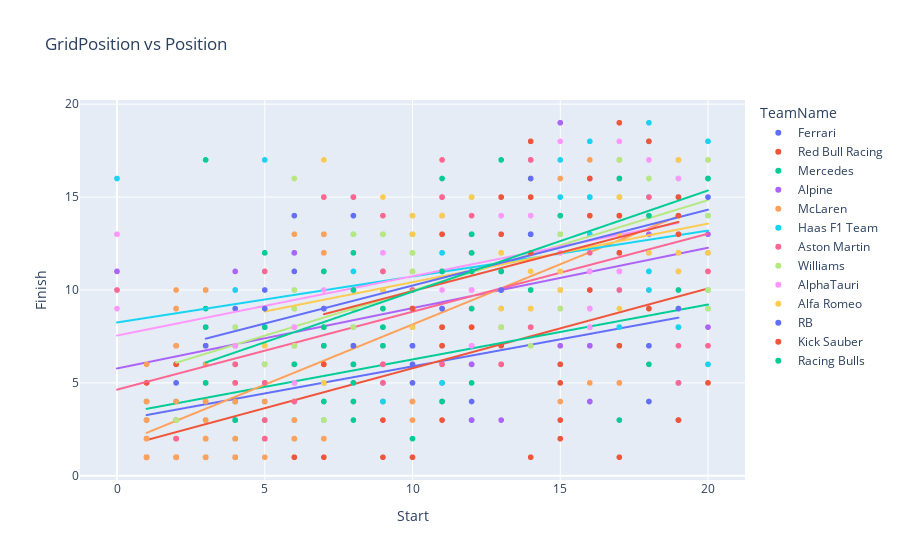

Here is the notebook cell this chart was saved with:
### Code cell
# Scatter plot of GridPosition vs Position with trendline
fig = px.scatter(df_finished, x = "GridPosition", y = "Position", color = "TeamName", 
                 title = "GridPosition vs Position", labels = {"GridPosition": "Start",
                "Position": "Finish"}, trendline="ols")
fig.show()

### Figure 1 — Plotly figure (JSON) as saved in the notebook; plotly's stock layout.template omitted (floating-point values rounded to 4 significant figures; data arrays with more than 128 entries replaced by an {"elided": "..."} marker saying what was removed)
{"data": [{"hovertemplate": "TeamName=Ferrari<br>Start=%{x}<br>Finish=%{y}<extra></extra>", "legendgroup": "Ferrari", "marker": {"color": "#636efa", "symbol": "circle"}, "mode": "markers", "name": "Ferrari", "showlegend": true, "type": "scattergl", "x": {"elided": "157 float values"}, "xaxis": "x", "y": {"elided": "157 float values"}, "yaxis": "y"}, {"hovertemplate": "<b>OLS trendline</b><br>Position = 0.291203 * GridPosition + 2.97788<br>R<sup>2</sup>=0.268431<br><br>TeamName=Ferrari<br>Start=%{x}<br>Finish=%{y} <b>(trend)</b><extra></extra>", "legendgroup": "Ferrari", "marker": {"color": "#636efa", "symbol": "circle"}, "mode": "lines", "name": "Ferrari", "showlegend": false, "type": "scattergl", "x": {"elided": "157 float values"}, "xaxis": "x", "y": {"elided": "157 float values"}, "yaxis": "y"}, {"hovertemplate": "TeamName=Red Bull Racing<br>Start=%{x}<br>Finish=%{y}<extra></extra>", "legendgroup": "Red Bull Racing", "marker": {"color": "#EF553B", "symbol": "circle"}, "mode": "markers", "name": "Red Bull Racing", "showlegend": true, "type": "scattergl", "x": {"elided": "160 float values"}, "xaxis": "x", "y": {"elided": "160 float values"}, "yaxis": "y"}, {"hovertemplate": "<b>OLS trendline</b><br>Position = 0.429448 * GridPosition + 1.49329<br>R<sup>2</sup>=0.422383<br><br>TeamName=Red Bull Racing<br>Start=%{x}<br>Finish=%{y} <b>(trend)</b><extra></extra>", "legendgroup": "Red Bull Racing", "marker": {"color": "#EF553B", "symbol": "circle"}, "mode": "lines", "name": "Red Bull Racing", "showlegend": false, "type": "scattergl", "x": {"elided": "160 float values"}, "xaxis": "x", "y": {"elided": "160 float values"}, "yaxis": "y"}, {"hovertemplate": "TeamName=Mercedes<br>Start=%{x}<br>Finish=%{y}<extra></extra>", "legendgroup": "Mercedes", "marker": {"color": "#00cc96", "symbol": "circle"}, "mode": "markers", "name": "Mercedes", "showlegend": true, "type": "scattergl", "x": {"elided": "162 float values"}, "xaxis": "x", "y": {"elided": "162 float values"}, "yaxis": "y"}, {"hovertemplate": "<b>OLS trendline</b><br>Position = 0.295515 * GridPosition + 3.30812<br>R<sup>2</sup>=0.178321<br><br>TeamName=Mercedes<br>Start=%{x}<br>Finish=%{y} <b>(trend)</b><extra></extra>", "legendgroup": "Mercedes", "marker": {"color": "#00cc96", "symbol": "circle"}, "mode": "lines", "name": "Mercedes", "showlegend": false, "type": "scattergl", "x": {"elided": "162 float values"}, "xaxis": "x", "y": {"elided": "162 float values"}, "yaxis": "y"}, {"hovertemplate": "TeamName=Alpine<br>Start=%{x}<br>Finish=%{y}<extra></extra>", "legendgroup": "Alpine", "marker": {"color": "#ab63fa", "symbol": "circle"}, "mode": "markers", "name": "Alpine", "showlegend": true, "type": "scattergl", "x": [7.0, 11.0, 8.0, 5.0, 8.0, 20.0, 11.0, 12.0, 7.0, 10.0, 10.0, 13.0, 7.0, 2.0, 7.0, 6.0, 7.0, 10.0, 3.0, 16.0, 13.0, 12.0, 14.0, 5.0, 7.0, 14.0, 0.0, 17.0, 16.0, 8.0, 20.0, 6.0, 9.0, 17.0, 19.0, 5.0, 8.0, 3.0, 7.0, 6.0, 10.0, 6.0, 15.0, 9.0, 14.0, 12.0, 12.0, 16.0, 17.0, 12.0, 14.0, 12.0, 8.0, 7.0, 7.0, 15.0, 11.0, 15.0, 16.0, 4.0, 12.0, 10.0, 13.0, 15.0, 13.0, 12.0, 15.0, 18.0, 7.0, 8.0, 13.0, 10.0, 9.0, 12.0, 18.0, 6.0, 4.0, 13.0, 11.0, 5.0, 9.0, 18.0, 11.0, 19.0, 4.0, 11.0, 20.0, 10.0, 16.0, 8.0, 18.0, 8.0, 13.0, 15.0, 16.0, 14.0, 9.0, 16.0, 10.0], "xaxis": "x", "y": [5.0, 7.0, 9.0, 6.0, 7.0, 8.0, 11.0, 7.0, 7.0, 12.0, 7.0, 10.0, 6.0, 9.0, 5.0, 5.0, 6.0, 8.0, 5.0, 7.0, 6.0, 9.0, 11.0, 4.0, 7.0, 7.0, 11.0, 5.0, 8.0, 7.0, 9.0, 8.0, 9.0, 14.0, 15.0, 8.0, 9.0, 3.0, 7.0, 8.0, 10.0, 8.0, 12.0, 10.0, 8.0, 11.0, 3.0, 10.0, 15.0, 6.0, 9.0, 10.0, 7.0, 12.0, 6.0, 10.0, 11.0, 7.0, 4.0, 11.0, 12.0, 13.0, 11.0, 13.0, 10.0, 12.0, 9.0, 10.0, 9.0, 10.0, 10.0, 12.0, 9.0, 13.0, 12.0, 12.0, 2.0, 3.0, 5.0, 7.0, 11.0, 13.0, 13.0, 15.0, 7.0, 14.0, 13.0, 13.0, 16.0, 8.0, 15.0, 6.0, 10.0, 19.0, 11.0, 17.0, 10.0, 15.0, 13.0], "yaxis": "y"}, {"hovertemplate": "<b>OLS trendline</b><br>Position = 0.324828 * GridPosition + 5.77689<br>R<sup>2</sup>=0.193286<br><br>TeamName=Alpine<br>Start=%{x}<br>Finish=%{y} <b>(trend)</b><extra></extra>", "legendgroup": "Alpine", "marker": {"color": "#ab63fa", "symbol": "circle"}, "mode": "lines", "name": "Alpine", "showlegend": false, "type": "scattergl", "x": [0.0, 2.0, 3.0, 3.0, 4.0, 4.0, 4.0, 5.0, 5.0, 5.0, 5.0, 6.0, 6.0, 6.0, 6.0, 6.0, 7.0, 7.0, 7.0, 7.0, 7.0, 7.0, 7.0, 7.0, 7.0, 7.0, 8.0, 8.0, 8.0, 8.0, 8.0, 8.0, 8.0, 8.0, 9.0, 9.0, 9.0, 9.0, 9.0, 10.0, 10.0, 10.0, 10.0, 10.0, 10.0, 10.0, 10.0, 11.0, 11.0, 11.0, 11.0, 11.0, 11.0, 12.0, 12.0, 12.0, 12.0, 12.0, 12.0, 12.0, 12.0, 12.0, 13.0, 13.0, 13.0, 13.0, 13.0, 13.0, 13.0, 14.0, 14.0, 14.0, 14.0, 14.0, 15.0, 15.0, 15.0, 15.0, 15.0, 15.0, 16.0, 16.0, 16.0, 16.0, 16.0, 16.0, 16.0, 17.0, 17.0, 17.0, 18.0, 18.0, 18.0, 18.0, 19.0, 19.0, 20.0, 20.0, 20.0], "xaxis": "x", "y": [5.777, 6.427, 6.751, 6.751, 7.076, 7.076, 7.076, 7.401, 7.401, 7.401, 7.401, 7.726, 7.726, 7.726, 7.726, 7.726, 8.051, 8.051, 8.051, 8.051, 8.051, 8.051, 8.051, 8.051, 8.051, 8.051, 8.376, 8.376, 8.376, 8.376, 8.376, 8.376, 8.376, 8.376, 8.7, 8.7, 8.7, 8.7, 8.7, 9.025, 9.025, 9.025, 9.025, 9.025, 9.025, 9.025, 9.025, 9.35, 9.35, 9.35, 9.35, 9.35, 9.35, 9.675, 9.675, 9.675, 9.675, 9.675, 9.675, 9.675, 9.675, 9.675, 10.0, 10.0, 10.0, 10.0, 10.0, 10.0, 10.0, 10.32, 10.32, 10.32, 10.32, 10.32, 10.65, 10.65, 10.65, 10.65, 10.65, 10.65, 10.97, 10.97, 10.97, 10.97, 10.97, 10.97, 10.97, 11.3, 11.3, 11.3, 11.62, 11.62, 11.62, 11.62, 11.95, 11.95, 12.27, 12.27, 12.27], "yaxis": "y"}, {"hovertemplate": "TeamName=McLaren<br>Start=%{x}<br>Finish=%{y}<extra></extra>", "legendgroup": "McLaren", "marker": {"color": "#FFA15A", "symbol": "circle"}, "mode": "markers", "name": "McLaren", "showlegend": true, "type": "scattergl", "x": {"elided": "156 float values"}, "xaxis": "x", "y": {"elided": "156 float values"}, "yaxis": "y"}, {"hovertemplate": "<b>OLS trendline</b><br>Position = 0.648143 * GridPosition + 1.6629<br>R<sup>2</sup>=0.538255<br><br>TeamName=McLaren<br>Start=%{x}<br>Finish=%{y} <b>(trend)</b><extra></extra>", "legendgroup": "McLaren", "marker": {"color": "#FFA15A", "symbol": "circle"}, "mode": "lines", "name": "McLaren", "showlegend": false, "type": "scattergl", "x": {"elided": "156 float values"}, "xaxis": "x", "y": {"elided": "156 float values"}, "yaxis": "y"}, {"hovertemplate": "TeamName=Haas F1 Team<br>Start=%{x}<br>Finish=%{y}<extra></extra>", "legendgroup": "Haas F1 Team", "marker": {"color": "#19d3f3", "symbol": "circle"}, "mode": "markers", "name": "Haas F1 Team", "showlegend": true, "type": "scattergl", "x": [19.0, 17.0, 7.0, 12.0, 10.0, 8.0, 15.0, 5.0, 19.0, 17.0, 17.0, 8.0, 18.0, 17.0, 9.0, 18.0, 15.0, 13.0, 16.0, 12.0, 13.0, 10.0, 10.0, 16.0, 4.0, 12.0, 11.0, 16.0, 20.0, 14.0, 0.0, 6.0, 9.0, 18.0, 12.0, 8.0, 8.0, 15.0, 13.0, 16.0, 9.0, 17.0, 9.0, 18.0, 17.0, 14.0, 13.0, 9.0, 12.0, 6.0, 17.0, 17.0, 16.0, 13.0, 10.0, 12.0, 11.0, 8.0, 7.0, 15.0, 9.0, 12.0, 10.0, 7.0, 19.0, 20.0, 11.0, 17.0, 10.0, 18.0, 14.0, 20.0, 15.0, 19.0, 9.0, 19.0, 16.0, 14.0, 18.0, 14.0, 12.0, 11.0, 20.0, 18.0, 11.0, 15.0, 20.0, 9.0, 8.0, 17.0, 9.0, 11.0, 8.0, 20.0, 13.0, 14.0, 8.0, 11.0], "xaxis": "x", "y": [8.0, 10.0, 5.0, 11.0, 9.0, 9.0, 15.0, 17.0, 8.0, 10.0, 15.0, 13.0, 15.0, 12.0, 12.0, 14.0, 17.0, 9.0, 15.0, 13.0, 10.0, 12.0, 7.0, 13.0, 10.0, 15.0, 13.0, 15.0, 18.0, 12.0, 16.0, 10.0, 13.0, 11.0, 13.0, 13.0, 15.0, 10.0, 12.0, 9.0, 10.0, 16.0, 11.0, 19.0, 11.0, 12.0, 11.0, 6.0, 8.0, 6.0, 12.0, 14.0, 18.0, 10.0, 10.0, 11.0, 8.0, 11.0, 7.0, 12.0, 8.0, 12.0, 9.0, 8.0, 13.0, 14.0, 5.0, 8.0, 10.0, 18.0, 8.0, 10.0, 13.0, 14.0, 12.0, 17.0, 16.0, 17.0, 11.0, 13.0, 11.0, 15.0, 6.0, 10.0, 12.0, 12.0, 14.0, 9.0, 9.0, 15.0, 4.0, 9.0, 6.0, 12.0, 9.0, 10.0, 7.0, 12.0], "yaxis": "y"}, {"hovertemplate": "<b>OLS trendline</b><br>Position = 0.247247 * GridPosition + 8.25277<br>R<sup>2</sup>=0.108503<br><br>TeamName=Haas F1 Team<br>Start=%{x}<br>Finish=%{y} <b>(trend)</b><extra></extra>", "legendgroup": "Haas F1 Team", "marker": {"color": "#19d3f3", "symbol": "circle"}, "mode": "lines", "name": "Haas F1 Team", "showlegend": false, "type": "scattergl", "x": [0.0, 4.0, 5.0, 6.0, 6.0, 7.0, 7.0, 7.0, 8.0, 8.0, 8.0, 8.0, 8.0, 8.0, 8.0, 8.0, 9.0, 9.0, 9.0, 9.0, 9.0, 9.0, 9.0, 9.0, 9.0, 10.0, 10.0, 10.0, 10.0, 10.0, 10.0, 11.0, 11.0, 11.0, 11.0, 11.0, 11.0, 11.0, 12.0, 12.0, 12.0, 12.0, 12.0, 12.0, 12.0, 12.0, 13.0, 13.0, 13.0, 13.0, 13.0, 13.0, 14.0, 14.0, 14.0, 14.0, 14.0, 14.0, 15.0, 15.0, 15.0, 15.0, 15.0, 15.0, 16.0, 16.0, 16.0, 16.0, 16.0, 16.0, 17.0, 17.0, 17.0, 17.0, 17.0, 17.0, 17.0, 17.0, 17.0, 17.0, 18.0, 18.0, 18.0, 18.0, 18.0, 18.0, 18.0, 19.0, 19.0, 19.0, 19.0, 19.0, 20.0, 20.0, 20.0, 20.0, 20.0, 20.0], "xaxis": "x", "y": [8.253, 9.242, 9.489, 9.736, 9.736, 9.983, 9.983, 9.983, 10.23, 10.23, 10.23, 10.23, 10.23, 10.23, 10.23, 10.23, 10.48, 10.48, 10.48, 10.48, 10.48, 10.48, 10.48, 10.48, 10.48, 10.73, 10.73, 10.73, 10.73, 10.73, 10.73, 10.97, 10.97, 10.97, 10.97, 10.97, 10.97, 10.97, 11.22, 11.22, 11.22, 11.22, 11.22, 11.22, 11.22, 11.22, 11.47, 11.47, 11.47, 11.47, 11.47, 11.47, 11.71, 11.71, 11.71, 11.71, 11.71, 11.71, 11.96, 11.96, 11.96, 11.96, 11.96, 11.96, 12.21, 12.21, 12.21, 12.21, 12.21, 12.21, 12.46, 12.46, 12.46, 12.46, 12.46, 12.46, 12.46, 12.46, 12.46, 12.46, 12.7, 12.7, 12.7, 12.7, 12.7, 12.7, 12.7, 12.95, 12.95, 12.95, 12.95, 12.95, 13.2, 13.2, 13.2, 13.2, 13.2, 13.2], "yaxis": "y"}, {"hovertemplate": "TeamName=Aston Martin<br>Start=%{x}<br>Finish=%{y}<extra></extra>", "legendgroup": "Aston Martin", "marker": {"color": "#FF6692", "symbol": "circle"}, "mode": "markers", "name": "Aston Martin", "showlegend": true, "type": "scattergl", "x": [18.0, 20.0, 19.0, 17.0, 17.0, 19.0, 13.0, 0.0, 9.0, 18.0, 9.0, 17.0, 16.0, 18.0, 20.0, 15.0, 12.0, 10.0, 9.0, 10.0, 19.0, 11.0, 13.0, 9.0, 19.0, 10.0, 15.0, 9.0, 14.0, 9.0, 5.0, 8.0, 2.0, 4.0, 6.0, 6.0, 9.0, 2.0, 18.0, 2.0, 5.0, 8.0, 2.0, 16.0, 7.0, 6.0, 9.0, 12.0, 8.0, 9.0, 10.0, 5.0, 11.0, 10.0, 20.0, 7.0, 10.0, 4.0, 16.0, 20.0, 4.0, 3.0, 19.0, 9.0, 7.0, 13.0, 6.0, 12.0, 4.0, 9.0, 10.0, 5.0, 3.0, 11.0, 15.0, 11.0, 13.0, 6.0, 9.0, 8.0, 10.0, 8.0, 7.0, 8.0, 15.0, 11.0, 7.0, 9.0, 16.0, 18.0, 8.0, 8.0, 13.0, 14.0, 12.0, 13.0, 19.0, 13.0, 5.0, 8.0, 10.0, 6.0, 17.0, 7.0, 16.0, 20.0, 5.0, 6.0, 19.0, 10.0, 11.0, 14.0, 10.0, 10.0, 19.0, 11.0, 14.0, 7.0, 8.0, 6.0, 15.0], "xaxis": "x", "y": [9.0, 11.0, 12.0, 17.0, 12.0, 12.0, 8.0, 10.0, 10.0, 14.0, 6.0, 10.0, 12.0, 9.0, 11.0, 10.0, 11.0, 8.0, 11.0, 10.0, 14.0, 6.0, 8.0, 6.0, 12.0, 8.0, 10.0, 11.0, 8.0, 10.0, 3.0, 6.0, 3.0, 3.0, 4.0, 4.0, 7.0, 3.0, 12.0, 2.0, 6.0, 7.0, 2.0, 9.0, 5.0, 9.0, 7.0, 14.0, 9.0, 5.0, 9.0, 2.0, 11.0, 9.0, 16.0, 15.0, 8.0, 6.0, 11.0, 7.0, 3.0, 5.0, 5.0, 9.0, 7.0, 10.0, 9.0, 10.0, 5.0, 6.0, 8.0, 6.0, 7.0, 15.0, 9.0, 17.0, 9.0, 6.0, 7.0, 7.0, 8.0, 10.0, 11.0, 8.0, 11.0, 11.0, 6.0, 14.0, 11.0, 15.0, 7.0, 9.0, 6.0, 9.0, 11.0, 15.0, 17.0, 11.0, 11.0, 15.0, 9.0, 7.0, 7.0, 9.0, 14.0, 17.0, 5.0, 7.0, 7.0, 8.0, 15.0, 17.0, 7.0, 10.0, 12.0, 14.0, 16.0, 11.0, 7.0, 6.0, 10.0], "yaxis": "y"}, {"hovertemplate": "<b>OLS trendline</b><br>Position = 0.41948 * GridPosition + 4.63688<br>R<sup>2</sup>=0.340094<br><br>TeamName=Aston Martin<br>Start=%{x}<br>Finish=%{y} <b>(trend)</b><extra></extra>", "legendgroup": "Aston Martin", "marker": {"color": "#FF6692", "symbol": "circle"}, "mode": "lines", "name": "Aston Martin", "showlegend": false, "type": "scattergl", "x": [0.0, 2.0, 2.0, 2.0, 2.0, 3.0, 3.0, 4.0, 4.0, 4.0, 4.0, 5.0, 5.0, 5.0, 5.0, 5.0, 5.0, 6.0, 6.0, 6.0, 6.0, 6.0, 6.0, 6.0, 6.0, 7.0, 7.0, 7.0, 7.0, 7.0, 7.0, 7.0, 8.0, 8.0, 8.0, 8.0, 8.0, 8.0, 8.0, 8.0, 8.0, 8.0, 9.0, 9.0, 9.0, 9.0, 9.0, 9.0, 9.0, 9.0, 9.0, 9.0, 9.0, 9.0, 9.0, 10.0, 10.0, 10.0, 10.0, 10.0, 10.0, 10.0, 10.0, 10.0, 10.0, 10.0, 10.0, 11.0, 11.0, 11.0, 11.0, 11.0, 11.0, 11.0, 12.0, 12.0, 12.0, 12.0, 13.0, 13.0, 13.0, 13.0, 13.0, 13.0, 13.0, 14.0, 14.0, 14.0, 14.0, 15.0, 15.0, 15.0, 15.0, 15.0, 16.0, 16.0, 16.0, 16.0, 16.0, 17.0, 17.0, 17.0, 17.0, 18.0, 18.0, 18.0, 18.0, 18.0, 19.0, 19.0, 19.0, 19.0, 19.0, 19.0, 19.0, 19.0, 20.0, 20.0, 20.0, 20.0, 20.0], "xaxis": "x", "y": [4.637, 5.476, 5.476, 5.476, 5.476, 5.895, 5.895, 6.315, 6.315, 6.315, 6.315, 6.734, 6.734, 6.734, 6.734, 6.734, 6.734, 7.154, 7.154, 7.154, 7.154, 7.154, 7.154, 7.154, 7.154, 7.573, 7.573, 7.573, 7.573, 7.573, 7.573, 7.573, 7.993, 7.993, 7.993, 7.993, 7.993, 7.993, 7.993, 7.993, 7.993, 7.993, 8.412, 8.412, 8.412, 8.412, 8.412, 8.412, 8.412, 8.412, 8.412, 8.412, 8.412, 8.412, 8.412, 8.832, 8.832, 8.832, 8.832, 8.832, 8.832, 8.832, 8.832, 8.832, 8.832, 8.832, 8.832, 9.251, 9.251, 9.251, 9.251, 9.251, 9.251, 9.251, 9.671, 9.671, 9.671, 9.671, 10.09, 10.09, 10.09, 10.09, 10.09, 10.09, 10.09, 10.51, 10.51, 10.51, 10.51, 10.93, 10.93, 10.93, 10.93, 10.93, 11.35, 11.35, 11.35, 11.35, 11.35, 11.77, 11.77, 11.77, 11.77, 12.19, 12.19, 12.19, 12.19, 12.19, 12.61, 12.61, 12.61, 12.61, 12.61, 12.61, 12.61, 12.61, 13.03, 13.03, 13.03, 13.03, 13.03], "yaxis": "y"}, {"hovertemplate": "TeamName=Williams<br>Start=%{x}<br>Finish=%{y}<extra></extra>", "legendgroup": "Williams", "marker": {"color": "#B6E880", "symbol": "circle"}, "mode": "markers", "name": "Williams", "showlegend": true, "type": "scattergl", "x": [10.0, 14.0, 20.0, 20.0, 18.0, 19.0, 12.0, 18.0, 10.0, 13.0, 6.0, 15.0, 8.0, 20.0, 8.0, 17.0, 19.0, 18.0, 15.0, 20.0, 12.0, 14.0, 11.0, 9.0, 10.0, 8.0, 14.0, 15.0, 18.0, 4.0, 6.0, 15.0, 14.0, 18.0, 13.0, 15.0, 16.0, 14.0, 5.0, 6.0, 14.0, 20.0, 12.0, 14.0, 20.0, 14.0, 9.0, 12.0, 10.0, 18.0, 9.0, 18.0, 9.0, 8.0, 15.0, 20.0, 6.0, 10.0, 15.0, 9.0, 15.0, 15.0, 6.0, 11.0, 7.0, 6.0, 7.0, 6.0, 17.0, 13.0, 9.0, 5.0, 17.0, 15.0, 9.0, 14.0, 13.0, 2.0, 19.0, 18.0, 12.0, 15.0, 3.0, 7.0, 14.0, 12.0, 17.0], "xaxis": "x", "y": [12.0, 13.0, 16.0, 10.0, 9.0, 14.0, 13.0, 16.0, 12.0, 13.0, 10.0, 12.0, 9.0, 9.0, 13.0, 17.0, 15.0, 16.0, 10.0, 16.0, 12.0, 16.0, 14.0, 7.0, 11.0, 8.0, 11.0, 14.0, 17.0, 8.0, 7.0, 13.0, 11.0, 14.0, 13.0, 9.0, 10.0, 9.0, 12.0, 16.0, 14.0, 16.0, 11.0, 12.0, 17.0, 18.0, 9.0, 11.0, 12.0, 17.0, 9.0, 12.0, 7.0, 8.0, 10.0, 14.0, 5.0, 7.0, 10.0, 9.0, 14.0, 12.0, 8.0, 9.0, 5.0, 9.0, 5.0, 8.0, 14.0, 8.0, 12.0, 6.0, 18.0, 5.0, 13.0, 7.0, 11.0, 3.0, 13.0, 14.0, 11.0, 13.0, 5.0, 3.0, 11.0, 13.0, 16.0], "yaxis": "y"}, {"hovertemplate": "<b>OLS trendline</b><br>Position = 0.486064 * GridPosition + 5.11346<br>R<sup>2</sup>=0.414331<br><br>TeamName=Williams<br>Start=%{x}<br>Finish=%{y} <b>(trend)</b><extra></extra>", "legendgroup": "Williams", "marker": {"color": "#B6E880", "symbol": "circle"}, "mode": "lines", "name": "Williams", "showlegend": false, "type": "scattergl", "x": [2.0, 3.0, 4.0, 5.0, 5.0, 6.0, 6.0, 6.0, 6.0, 6.0, 6.0, 6.0, 7.0, 7.0, 7.0, 8.0, 8.0, 8.0, 8.0, 9.0, 9.0, 9.0, 9.0, 9.0, 9.0, 9.0, 10.0, 10.0, 10.0, 10.0, 10.0, 11.0, 11.0, 12.0, 12.0, 12.0, 12.0, 12.0, 12.0, 13.0, 13.0, 13.0, 13.0, 14.0, 14.0, 14.0, 14.0, 14.0, 14.0, 14.0, 14.0, 14.0, 14.0, 15.0, 15.0, 15.0, 15.0, 15.0, 15.0, 15.0, 15.0, 15.0, 15.0, 15.0, 16.0, 17.0, 17.0, 17.0, 17.0, 18.0, 18.0, 18.0, 18.0, 18.0, 18.0, 18.0, 18.0, 19.0, 19.0, 19.0, 20.0, 20.0, 20.0, 20.0, 20.0, 20.0, 20.0], "xaxis": "x", "y": [6.086, 6.572, 7.058, 7.544, 7.544, 8.03, 8.03, 8.03, 8.03, 8.03, 8.03, 8.03, 8.516, 8.516, 8.516, 9.002, 9.002, 9.002, 9.002, 9.488, 9.488, 9.488, 9.488, 9.488, 9.488, 9.488, 9.974, 9.974, 9.974, 9.974, 9.974, 10.46, 10.46, 10.95, 10.95, 10.95, 10.95, 10.95, 10.95, 11.43, 11.43, 11.43, 11.43, 11.92, 11.92, 11.92, 11.92, 11.92, 11.92, 11.92, 11.92, 11.92, 11.92, 12.4, 12.4, 12.4, 12.4, 12.4, 12.4, 12.4, 12.4, 12.4, 12.4, 12.4, 12.89, 13.38, 13.38, 13.38, 13.38, 13.86, 13.86, 13.86, 13.86, 13.86, 13.86, 13.86, 13.86, 14.35, 14.35, 14.35, 14.83, 14.83, 14.83, 14.83, 14.83, 14.83, 14.83], "yaxis": "y"}, {"hovertemplate": "TeamName=AlphaTauri<br>Start=%{x}<br>Finish=%{y}<extra></extra>", "legendgroup": "AlphaTauri", "marker": {"color": "#FF97FF", "symbol": "circle"}, "mode": "markers", "name": "AlphaTauri", "showlegend": true, "type": "scattergl", "x": [13.0, 16.0, 9.0, 11.0, 12.0, 9.0, 17.0, 6.0, 15.0, 13.0, 14.0, 0.0, 0.0, 11.0, 5.0, 7.0, 13.0, 17.0, 19.0, 11.0, 10.0, 11.0, 14.0, 16.0, 18.0, 12.0, 8.0, 17.0, 15.0, 15.0, 19.0, 16.0, 18.0, 11.0, 19.0, 19.0, 17.0, 12.0, 10.0, 11.0, 4.0, 18.0, 16.0, 14.0, 6.0, 15.0], "xaxis": "x", "y": [14.0, 8.0, 8.0, 9.0, 7.0, 12.0, 11.0, 5.0, 14.0, 14.0, 12.0, 9.0, 13.0, 11.0, 8.0, 10.0, 13.0, 18.0, 10.0, 14.0, 14.0, 11.0, 11.0, 11.0, 14.0, 10.0, 10.0, 11.0, 18.0, 12.0, 14.0, 16.0, 17.0, 10.0, 16.0, 13.0, 15.0, 11.0, 9.0, 8.0, 7.0, 12.0, 9.0, 14.0, 8.0, 11.0], "yaxis": "y"}, {"hovertemplate": "<b>OLS trendline</b><br>Position = 0.319057 * GridPosition + 7.54926<br>R<sup>2</sup>=0.262214<br><br>TeamName=AlphaTauri<br>Start=%{x}<br>Finish=%{y} <b>(trend)</b><extra></extra>", "legendgroup": "AlphaTauri", "marker": {"color": "#FF97FF", "symbol": "circle"}, "mode": "lines", "name": "AlphaTauri", "showlegend": false, "type": "scattergl", "x": [0.0, 0.0, 4.0, 5.0, 6.0, 6.0, 7.0, 8.0, 9.0, 9.0, 10.0, 10.0, 11.0, 11.0, 11.0, 11.0, 11.0, 11.0, 12.0, 12.0, 12.0, 13.0, 13.0, 13.0, 14.0, 14.0, 14.0, 15.0, 15.0, 15.0, 15.0, 16.0, 16.0, 16.0, 16.0, 17.0, 17.0, 17.0, 17.0, 18.0, 18.0, 18.0, 19.0, 19.0, 19.0, 19.0], "xaxis": "x", "y": [7.549, 7.549, 8.825, 9.145, 9.464, 9.464, 9.783, 10.1, 10.42, 10.42, 10.74, 10.74, 11.06, 11.06, 11.06, 11.06, 11.06, 11.06, 11.38, 11.38, 11.38, 11.7, 11.7, 11.7, 12.02, 12.02, 12.02, 12.34, 12.34, 12.34, 12.34, 12.65, 12.65, 12.65, 12.65, 12.97, 12.97, 12.97, 12.97, 13.29, 13.29, 13.29, 13.61, 13.61, 13.61, 13.61], "yaxis": "y"}, {"hovertemplate": "TeamName=Alfa Romeo<br>Start=%{x}<br>Finish=%{y}<extra></extra>", "legendgroup": "Alfa Romeo", "marker": {"color": "#FECB52", "symbol": "circle"}, "mode": "markers", "name": "Alfa Romeo", "showlegend": true, "type": "scattergl", "x": [6.0, 15.0, 12.0, 12.0, 14.0, 7.0, 5.0, 7.0, 12.0, 11.0, 10.0, 11.0, 18.0, 14.0, 9.0, 15.0, 12.0, 14.0, 18.0, 14.0, 13.0, 12.0, 11.0, 17.0, 19.0, 10.0, 14.0, 13.0, 14.0, 20.0, 17.0, 13.0, 17.0, 18.0, 14.0, 16.0, 19.0, 9.0, 19.0, 13.0, 10.0, 9.0, 17.0, 7.0, 19.0], "xaxis": "x", "y": [6.0, 10.0, 11.0, 8.0, 11.0, 5.0, 7.0, 6.0, 9.0, 7.0, 8.0, 14.0, 14.0, 16.0, 10.0, 11.0, 15.0, 16.0, 12.0, 9.0, 12.0, 8.0, 13.0, 9.0, 11.0, 13.0, 16.0, 9.0, 10.0, 12.0, 15.0, 12.0, 13.0, 14.0, 10.0, 14.0, 12.0, 8.0, 9.0, 12.0, 14.0, 15.0, 15.0, 17.0, 17.0], "yaxis": "y"}, {"hovertemplate": "<b>OLS trendline</b><br>Position = 0.315335 * GridPosition + 7.26801<br>R<sup>2</sup>=0.149523<br><br>TeamName=Alfa Romeo<br>Start=%{x}<br>Finish=%{y} <b>(trend)</b><extra></extra>", "legendgroup": "Alfa Romeo", "marker": {"color": "#FECB52", "symbol": "circle"}, "mode": "lines", "name": "Alfa Romeo", "showlegend": false, "type": "scattergl", "x": [5.0, 6.0, 7.0, 7.0, 7.0, 9.0, 9.0, 9.0, 10.0, 10.0, 10.0, 11.0, 11.0, 11.0, 12.0, 12.0, 12.0, 12.0, 12.0, 13.0, 13.0, 13.0, 13.0, 14.0, 14.0, 14.0, 14.0, 14.0, 14.0, 14.0, 15.0, 15.0, 16.0, 17.0, 17.0, 17.0, 17.0, 18.0, 18.0, 18.0, 19.0, 19.0, 19.0, 19.0, 20.0], "xaxis": "x", "y": [8.845, 9.16, 9.475, 9.475, 9.475, 10.11, 10.11, 10.11, 10.42, 10.42, 10.42, 10.74, 10.74, 10.74, 11.05, 11.05, 11.05, 11.05, 11.05, 11.37, 11.37, 11.37, 11.37, 11.68, 11.68, 11.68, 11.68, 11.68, 11.68, 11.68, 12.0, 12.0, 12.31, 12.63, 12.63, 12.63, 12.63, 12.94, 12.94, 12.94, 13.26, 13.26, 13.26, 13.26, 13.57], "yaxis": "y"}, {"hovertemplate": "TeamName=RB<br>Start=%{x}<br>Finish=%{y}<extra></extra>", "legendgroup": "RB", "marker": {"color": "#636efa", "symbol": "circle"}, "mode": "markers", "name": "RB", "showlegend": true, "type": "scattergl", "x": [8.0, 10.0, 20.0, 5.0, 8.0, 11.0, 13.0, 10.0, 13.0, 20.0, 12.0, 14.0, 19.0, 3.0, 5.0, 7.0, 14.0, 14.0, 17.0], "xaxis": "x", "y": [7.0, 7.0, 15.0, 8.0, 14.0, 9.0, 10.0, 9.0, 10.0, 16.0, 13.0, 13.0, 9.0, 7.0, 9.0, 9.0, 16.0, 13.0, 14.0], "yaxis": "y"}, {"hovertemplate": "<b>OLS trendline</b><br>Position = 0.408404 * GridPosition + 6.154<br>R<sup>2</sup>=0.438260<br><br>TeamName=RB<br>Start=%{x}<br>Finish=%{y} <b>(trend)</b><extra></extra>", "legendgroup": "RB", "marker": {"color": "#636efa", "symbol": "circle"}, "mode": "lines", "name": "RB", "showlegend": false, "type": "scattergl", "x": [3.0, 5.0, 5.0, 7.0, 8.0, 8.0, 10.0, 10.0, 11.0, 12.0, 13.0, 13.0, 14.0, 14.0, 14.0, 17.0, 19.0, 20.0, 20.0], "xaxis": "x", "y": [7.379, 8.196, 8.196, 9.013, 9.421, 9.421, 10.24, 10.24, 10.65, 11.05, 11.46, 11.46, 11.87, 11.87, 11.87, 13.1, 13.91, 14.32, 14.32], "yaxis": "y"}, {"hovertemplate": "TeamName=Kick Sauber<br>Start=%{x}<br>Finish=%{y}<extra></extra>", "legendgroup": "Kick Sauber", "marker": {"color": "#EF553B", "symbol": "circle"}, "mode": "markers", "name": "Kick Sauber", "showlegend": true, "type": "scattergl", "x": [16.0, 19.0, 16.0, 19.0, 14.0, 17.0, 11.0, 19.0, 13.0, 12.0, 13.0, 17.0, 16.0, 17.0, 18.0, 17.0, 14.0, 15.0, 12.0, 11.0, 19.0, 10.0, 14.0, 7.0, 17.0, 13.0, 7.0, 13.0, 17.0, 11.0, 16.0, 10.0, 11.0, 19.0, 18.0, 7.0], "xaxis": "x", "y": [14.0, 14.0, 16.0, 13.0, 15.0, 14.0, 13.0, 15.0, 13.0, 8.0, 11.0, 7.0, 16.0, 19.0, 18.0, 12.0, 18.0, 5.0, 12.0, 8.0, 3.0, 9.0, 12.0, 6.0, 14.0, 15.0, 8.0, 11.0, 16.0, 8.0, 10.0, 9.0, 7.0, 13.0, 9.0, 11.0], "yaxis": "y"}, {"hovertemplate": "<b>OLS trendline</b><br>Position = 0.414171 * GridPosition + 5.79728<br>R<sup>2</sup>=0.146945<br><br>TeamName=Kick Sauber<br>Start=%{x}<br>Finish=%{y} <b>(trend)</b><extra></extra>", "legendgroup": "Kick Sauber", "marker": {"color": "#EF553B", "symbol": "circle"}, "mode": "lines", "name": "Kick Sauber", "showlegend": false, "type": "scattergl", "x": [7.0, 7.0, 7.0, 10.0, 10.0, 11.0, 11.0, 11.0, 11.0, 12.0, 12.0, 13.0, 13.0, 13.0, 13.0, 14.0, 14.0, 14.0, 15.0, 16.0, 16.0, 16.0, 16.0, 17.0, 17.0, 17.0, 17.0, 17.0, 17.0, 18.0, 18.0, 19.0, 19.0, 19.0, 19.0, 19.0], "xaxis": "x", "y": [8.696, 8.696, 8.696, 9.939, 9.939, 10.35, 10.35, 10.35, 10.35, 10.77, 10.77, 11.18, 11.18, 11.18, 11.18, 11.6, 11.6, 11.6, 12.01, 12.42, 12.42, 12.42, 12.42, 12.84, 12.84, 12.84, 12.84, 12.84, 12.84, 13.25, 13.25, 13.67, 13.67, 13.67, 13.67, 13.67], "yaxis": "y"}, {"hovertemplate": "TeamName=Racing Bulls<br>Start=%{x}<br>Finish=%{y}<extra></extra>", "legendgroup": "Racing Bulls", "marker": {"color": "#00cc96", "symbol": "circle"}, "mode": "markers", "name": "Racing Bulls", "showlegend": true, "type": "scattergl", "x": [5.0, 7.0, 7.0, 13.0, 12.0, 17.0, 14.0, 12.0, 11.0, 9.0, 15.0, 9.0, 13.0, 6.0, 9.0, 9.0, 4.0, 8.0, 19.0, 18.0, 3.0, 8.0, 12.0, 20.0, 7.0, 5.0, 8.0, 12.0], "xaxis": "x", "y": [12.0, 11.0, 8.0, 17.0, 13.0, 16.0, 10.0, 12.0, 11.0, 9.0, 14.0, 7.0, 11.0, 6.0, 8.0, 8.0, 3.0, 12.0, 10.0, 14.0, 5.0, 10.0, 11.0, 16.0, 7.0, 8.0, 6.0, 9.0], "yaxis": "y"}, {"hovertemplate": "<b>OLS trendline</b><br>Position = 0.544479 * GridPosition + 4.46472<br>R<sup>2</sup>=0.518667<br><br>TeamName=Racing Bulls<br>Start=%{x}<br>Finish=%{y} <b>(trend)</b><extra></extra>", "legendgroup": "Racing Bulls", "marker": {"color": "#00cc96", "symbol": "circle"}, "mode": "lines", "name": "Racing Bulls", "showlegend": false, "type": "scattergl", "x": [3.0, 4.0, 5.0, 5.0, 6.0, 7.0, 7.0, 7.0, 8.0, 8.0, 8.0, 9.0, 9.0, 9.0, 9.0, 11.0, 12.0, 12.0, 12.0, 12.0, 13.0, 13.0, 14.0, 15.0, 17.0, 18.0, 19.0, 20.0], "xaxis": "x", "y": [6.098, 6.643, 7.187, 7.187, 7.732, 8.276, 8.276, 8.276, 8.821, 8.821, 8.821, 9.365, 9.365, 9.365, 9.365, 10.45, 11.0, 11.0, 11.0, 11.0, 11.54, 11.54, 12.09, 12.63, 13.72, 14.27, 14.81, 15.35], "yaxis": "y"}], "layout": {"legend": {"title": {"text": "TeamName"}, "tracegroupgap": 0}, "title": {"text": "GridPosition vs Position"}, "xaxis": {"anchor": "y", "domain": [0, 1], "title": {"text": "Start"}}, "yaxis": {"anchor": "x", "domain": [0, 1], "title": {"text": "Finish"}}}}
